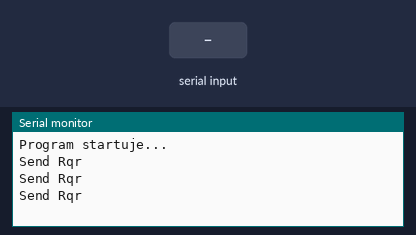
The sketch below on a simulated ESP32. Shown: the last lines printed to the serial monitor. The inputs (shaded band) are chosen by the test bench.

Above: at 6.8 s.
6.9 s: "1" received over the second serial link
At 8.4 s:
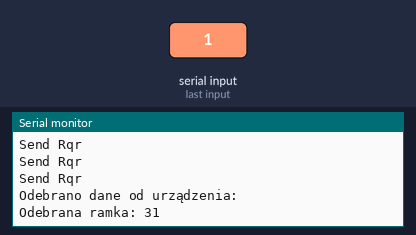
9.9 s: "0" received over the second serial link
At 12.0 s:
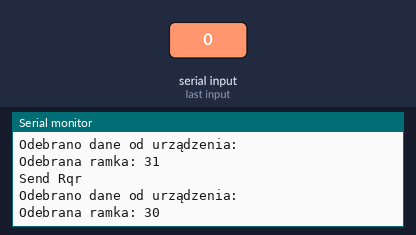
12.9 s: "2" received over the second serial link
At 15.5 s:
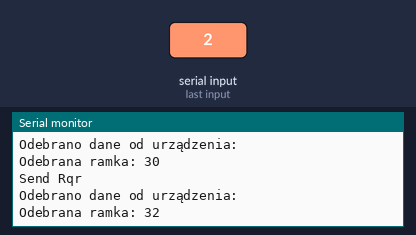

Measured:
- after the input at 6.9 s, the serial monitor: prints a new line after 1.1 s (image 1)
- after the input at 9.9 s, the serial monitor: prints a new line after 1.1 s (image 2)
- after the input at 12.9 s, the serial monitor: prints a new line after 1.1 s (image 3)

The sketch:

Lidar_data.ino
```cpp
#include <SoftwareSerial.h>

// Definicja pinów dla SoftwareSerial
#define RX_PIN 36
#define TX_PIN 35

SoftwareSerial mySerial(RX_PIN, TX_PIN); // Inicjalizacja SoftwareSerial na pinach D2 (RX) i D3 (TX)


// Ramka do odczytu adresu urządzenia
uint8_t requestFrame[] = {0x55, 0x05, 0x00, 0x00, 0x00, 0x00, 0xCC, 0xAA};

void setup() {
  Serial.begin(115200); // Serial monitor do komunikacji z IDE
  mySerial.begin(115200); // SoftSerial dla komunikacji z urządzeniem

  Serial.println("Program startuje...");
  //Serial.println("Wysyłanie ramki do odczytu adresu urządzenia...");

  // Wysyłanie ramki
  //for (int i = 0; i < sizeof(requestFrame); i++) {
  //  mySerial.write(requestFrame[i]);
  //}
}

void loop() {
  delay(2000);
  Serial.println("Send Rqr");

  // Wysyłanie ramki
  for (int i = 0; i < sizeof(requestFrame); i++) {
    mySerial.write(requestFrame[i]);
  }

  // Sprawdzanie, czy są dostępne dane od urządzenia
  if (mySerial.available()) {
    Serial.println("Odebrano dane od urządzenia:");

    // Odbiór danych
    uint8_t response[8]; // Ramka odpowiedzi
    int index = 0;

    while (mySerial.available() && index < 8) {
      response[index++] = mySerial.read();
    }

    // Wyświetlenie odebranej ramki
    Serial.print("Odebrana ramka: ");
    for (int i = 0; i < index; i++) {
      Serial.print(response[i], HEX);
      Serial.print(" ");
    }
    Serial.println();
/*
    // Sprawdzenie, czy ramka jest poprawna (nagłówek i stopka)
    if (response[0] == 0x55 && response[7] == 0xAA) {
      uint8_t deviceAddress = response[5]; // Adres urządzenia znajduje się w 6. bajcie ramki
      Serial.print("Adres urządzenia: ");
      Serial.println(deviceAddress, HEX);
    } else {
      Serial.println("Niepoprawna ramka!");
    }
*/
    delay(1000); // Opóźnienie przed kolejnym odczytem
  }

}
```
